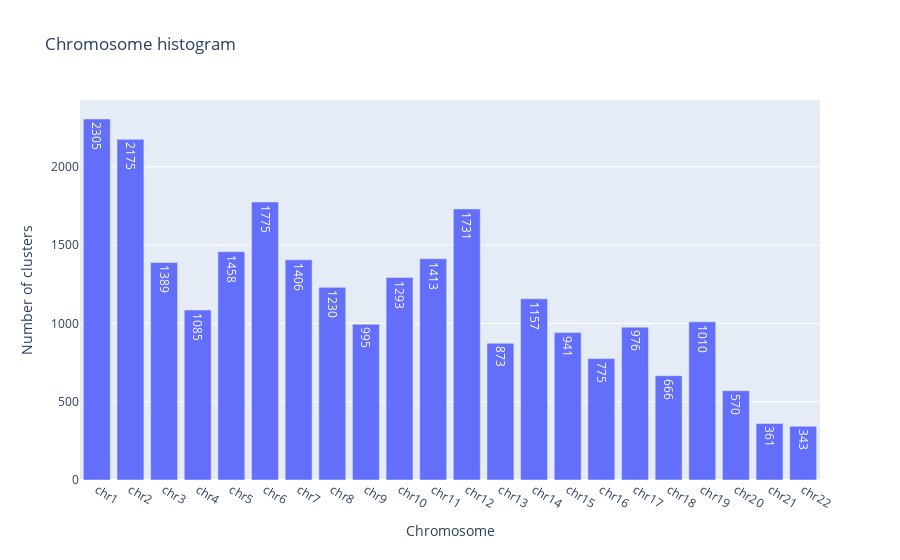

Notebook source saved alongside this figure:
### Code cell
### Plot an histogram of the chromosome counts.
fig = go.Figure()
fig.add_trace(go.Bar(x=list(chromosome_counts.keys()), y=list(chromosome_counts.values()), text=list(chromosome_counts.values())))
fig.update_layout(title_text="Chromosome histogram", xaxis_title="Chromosome", yaxis_title="Number of clusters")
fig.show()

### Figure 1 — Plotly figure (JSON) as saved in the notebook; plotly's stock layout.template omitted (floating-point values rounded to 4 significant figures)
{"data": [{"text": ["2305", "2175", "1389", "1085", "1458", "1775", "1406", "1230", "995", "1293", "1413", "1731", "873", "1157", "941", "775", "976", "666", "1010", "570", "361", "343"], "type": "bar", "x": ["chr1", "chr2", "chr3", "chr4", "chr5", "chr6", "chr7", "chr8", "chr9", "chr10", "chr11", "chr12", "chr13", "chr14", "chr15", "chr16", "chr17", "chr18", "chr19", "chr20", "chr21", "chr22"], "y": [2305, 2175, 1389, 1085, 1458, 1775, 1406, 1230, 995, 1293, 1413, 1731, 873, 1157, 941, 775, 976, 666, 1010, 570, 361, 343]}], "layout": {"title": {"text": "Chromosome histogram"}, "xaxis": {"title": {"text": "Chromosome"}}, "yaxis": {"title": {"text": "Number of clusters"}}}}
